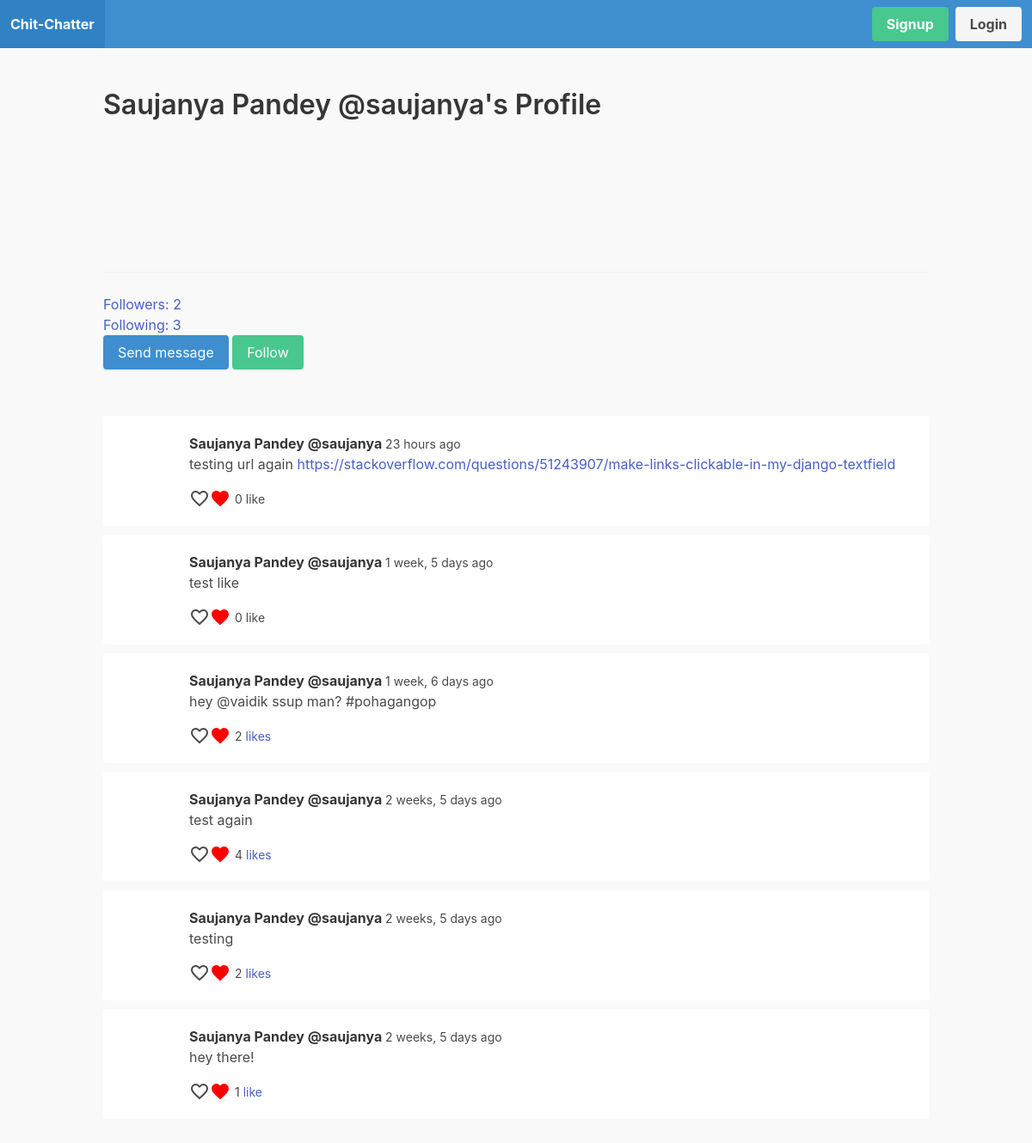
The app's page /profile/saujanya/ with its own data.
### apps/user_profile/models.py (models this page shows, shortened)
class UserProfile(models.Model):
  user = models.OneToOneField(User, on_delete=models.CASCADE)
  follows = models.ManyToManyField('self', related_name='followed_by', symmetrical=False)  # if A follows B, B should not automatically follow back A
  avatar = models.ImageField(upload_to='uploads/', null=False, blank=False, default='uploads/default.jpg')

### apps/feed/models.py (models this page shows, shortened)
class Tweet(models.Model):
  body = models.CharField(max_length=255)
  created_by = models.ForeignKey(User, on_delete=models.CASCADE, related_name='tweets')
  created_at = models.DateTimeField(auto_now_add=True)
  class Meta:
    ordering = ('-created_at',)

### apps/user_profile/views.py (the view)
# urls.py: path('profile/<str:username>/', user_profile, name='user_profile'),
def user_profile(request, username):
  user = get_object_or_404(User, username=username)
  tweets = user.tweets.all()
  for tweet in tweets:
    likes = tweet.likes.filter(created_by_id=request.user.id)
    if likes.count() > 0:
      tweet.liked = True
    else:
      tweet.liked = False
  context = {
    'user': user,
    'tweets': tweets
  }
  return render(request, 'user_profile/user_profile.html', context)

### apps/notification/context_processors.py (called while the page is built)
def notifications(request):
  if request.user.is_authenticated:
    return {'notifications': request.user.notifications.filter(is_read=False)}
  else:
    return {'notifications': []}

### apps/user_profile/templates/user_profile/user_profile.html (shortened to what this page needs)
{% extends 'core/base.html' %}
  {% load humanize %}
  {% block content %}
    <div class="container" id="user_profile_app">
      <div class="columns">
        <div class="column is-12">
          <h1 class="title">
            {{ user.first_name }} {{ user.last_name }} @{{ user.username }}'s Profile
          </h1>
          {% if user.user_profile.avatar %}
            <figure class="image is-128x128">
            </figure>
          {% endif %}
          <hr>
          <p>
            <a href="{% url 'followers' user.username %}">
              Followers: {{ user.user_profile.followed_by.count }}
            </a>
          </p>
          <p>
            <a href="{% url 'followings' user.username %}">
              Following: {{ user.user_profile.follows.count }}
            </a>
          </p>
          {% if user != request.user %}
            <a href="{% url 'conversation' user.id %}" class="button is-info">
              Send message
            </a>
            {% if request.user.user_profile in user.user_profile.followed_by.all %}
              <a href="{% url 'unfollow_user' user.username %}" class="button is-danger">
                Unfollow
              </a>
            {% else %}
              <a href="{% url 'follow_user' user.username %}" class="button is-success">
                Follow
              </a>
            {% endif %}
          {% endif %}
        </div>
      </div>
      <div class="columns">
        <div class="column is-12">
          <div class="wrapper-tweets">
            {% for tweet in tweets %}
              <div class="tweet">
                <article class="media">
                  <figure class="media-left">
                    <p class="image is-64x64">
                    </p>
                  </figure>
                  <div class="media-content">
                    <div class="content">
                      <p>
                        <strong>
                          {{ tweet.created_by.first_name }} {{ tweet.created_by.last_name }} @{{ tweet.created_by.username }}
                        </strong>
                        <small>
                          {{ tweet.created_at|naturaltime }}
                        </small>
                        <br>
                        {{ tweet.body|urlize }}
                        <div style="display: flex; align-items: center;">
                          <span
                            style="cursor: pointer;"
                            class="material-icons-outlined"
                            @click="likeTweet({{ tweet.id }})"
                            v-if="!liked_tweets.includes({{ tweet.id }})"
                          >
                          </span>
                          <span
                            style="cursor: pointer; color: red; padding: 0 0;"
                            class="material-icons-outlined"
                            @click="unlikeTweet({{ tweet.id }})"
                            v-if="liked_tweets.includes({{ tweet.id }})"
                          >
                          </span>
                          <small
                            style="margin-left: 5px;"
                            id="likes-{{ tweet.id }}"
                          >
                            {% if tweet.likes.count >= 1 %}
                              {{ tweet.likes.count }}
                              {% if tweet.likes.count == 1 %}
                                <a href="{% url 'tweet_likes' tweet.id %}">
                                  like
                                </a>
                              {% else %}
                                <a href="{% url 'tweet_likes' tweet.id %}">
                                  likes
                                </a>
                              {% endif %}
                            {% else %}
                              {{ tweet.likes.count }} like
                            {% endif %}
                          </small>
                        </div>
                      </p>
                    </div>
                  </div>
                </article>
              </div>
            {% endfor %}
          </div>
        </div>
      </div>
    </div>
  {% endblock %}

### static/css/main.css (style rules this page uses)
body { background: #f9f9f9; }
.wrapper-tweets { margin-top: 30px; }
.wrapper-tweets .tweet , .notification-wrapper .media { margin-bottom: 10px; padding: 20px; border-radius: 4px; background: #fff; }

### records on screen
Tweet: created_by.first_name "Saujanya", created_by.last_name "Pandey", created_by.username "saujanya", created_at "23 hours ago", body "testing url again https://stackoverflow.com/questions/51243907/make-links-clickable-in-my-django-textfield", likes.count "0"
Tweet: created_by.first_name "Saujanya", created_by.last_name "Pandey", created_by.username "saujanya", created_at "1 week, 5 days ago", body "test like", likes.count "0"
Tweet: created_by.first_name "Saujanya", created_by.last_name "Pandey", created_by.username "saujanya", created_at "1 week, 6 days ago", body "hey @vaidik ssup man? #pohagangop", likes.count "2"
Tweet: created_by.first_name "Saujanya", created_by.last_name "Pandey", created_by.username "saujanya", created_at "2 weeks, 5 days ago", body "test again", likes.count "4"
Tweet: created_by.first_name "Saujanya", created_by.last_name "Pandey", created_by.username "saujanya", created_at "2 weeks, 5 days ago", body "testing", likes.count "2"
Tweet: created_by.first_name "Saujanya", created_by.last_name "Pandey", created_by.username "saujanya", created_at "2 weeks, 5 days ago", body "hey there!", likes.count "1"

### other values on screen
{{ user.first_name }} "Saujanya"
{{ user.last_name }} "Pandey"
{{ user.username }} "saujanya"
{{ user.user_profile.followed_by.count }} "2"
{{ user.user_profile.follows.count }} "3"
